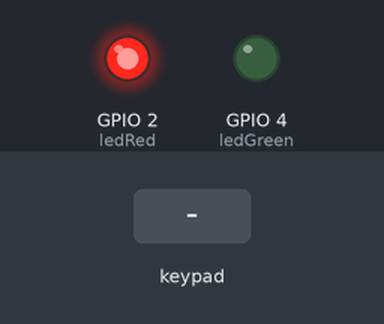
Bench run of a sketch on a simulated ESP32. Shown: output pins drawn as LEDs (lit = HIGH). The inputs (shaded band) are chosen by the test bench. WiFi joins after 1.5 s; servers stay silent unless stated; uploads are accepted with an empty reply; what the sketch prints to the serial monitor is not drawn.

Above: at 2.7 s.
2.8 s: keypad keys 5 1 8 1 9 2 1 # pressed 0.4 s apart
At 6.7 s:
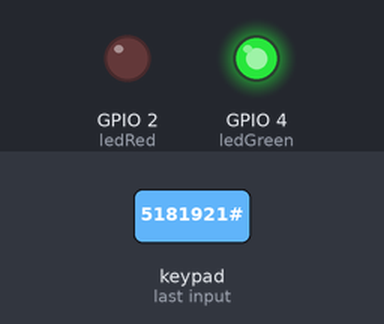
7.5 s: keypad keys 3 2 3 3 2 5 2 6 # pressed 0.4 s apart
At 11.7 s:
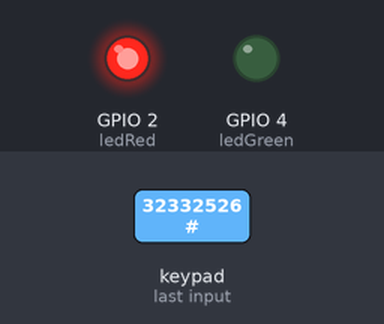
Timing chart, 0 to 13.2 s (numbered marks = the images above; inputs shaded):
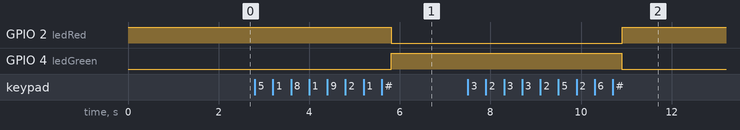

Measured:
- after the input at 2.8 s, GPIO 2 (ledRed): HIGH → LOW after 3.0 s; GPIO 4 (ledGreen): LOW → HIGH after 3.0 s
- after the input at 7.5 s, GPIO 2 (ledRed): LOW → HIGH after 3.4 s; GPIO 4 (ledGreen): HIGH → LOW after 3.4 s

The sketch:

CL_ESP32.ino
```cpp
#include <WiFi.h>
#include <HTTPClient.h>
#include <Keypad.h>

// Protótipo da função
void enviarCodigoParaAPI(String codigo);

// === CONFIG WIFI === (CORRIGIDO)
char ssid[] = "WIFI-EDUC-NB";
char password[] = "ac7ce9ss2@educanb";

// === CONFIG LED ===
const int ledRed = 2;
const int ledGreen = 4;

// === CONIFG RELAY ===
const int pinRelay = 23;

bool fechado = true;

// === ENDPOINT DA API ===
const String apiUrl = "http://10.90.146.23:7010/api/Usuarios/VerificaQRCode/";

// === CONFIG TECLADO ===
const byte ROWS = 4;
const byte COLS = 4;

char keys[ROWS][COLS] = {
  {'1','2','3','A'},
  {'4','5','6','B'},
  {'7','8','9','C'},
  {'*','0','#','D'}
};

byte rowPins[ROWS] = {5, 18, 19, 21};
byte colPins[COLS] = {32, 33, 25, 26};

Keypad keypad = Keypad(makeKeymap(keys), rowPins, colPins, ROWS, COLS);

String codigoDigitado = "";

void setup() {
  Serial.begin(115200);
  pinMode(ledRed, OUTPUT);
  digitalWrite(ledRed, HIGH); // LED ligado inicialmente
  pinMode(ledGreen, OUTPUT);
  digitalWrite(ledGreen, LOW); // LED desligado inicialmente
  digitalWrite(pinRelay, HIGH); // Liga o Rele

  WiFi.begin(ssid, password);
  Serial.print("Conectando ao WiFi...");
  while (WiFi.status() != WL_CONNECTED) {
    delay(500);
    Serial.print(".");
  }
  Serial.println("\nConectado ao WiFi com sucesso!");
  Serial.println("Digite o código e pressione '#' para enviar:");
}

void loop() {
  char tecla = keypad.getKey();

  if (fechado) {
    digitalWrite(ledRed, HIGH); // Mantém LED ligado se fechado
  } else {
    digitalWrite(ledRed, LOW);
    digitalWrite(ledGreen, HIGH);
  }

  if (tecla) {
    Serial.print(tecla);

    if (tecla == '#') {
      if (codigoDigitado.length() > 0) {
        enviarCodigoParaAPI(codigoDigitado);
        codigoDigitado = "";
        Serial.println("\nDigite o código e pressione '#' para enviar:");
      }
    } else if (tecla == '*') {
      codigoDigitado = "";
      Serial.println("\nCódigo apagado.");
    } else {
      codigoDigitado += tecla;
    }
  }
}

void enviarCodigoParaAPI(String codigo) {
  static int indice = 0;  // Variável agora é estática e modificável

  if (WiFi.status() != WL_CONNECTED) {
    Serial.println("\nErro: WiFi desconectado!");
    return;
  }

  HTTPClient http;
  String url = apiUrl + codigo;

  // Verificação adicional da URL
  url.trim();
  if (url.length() == 0 || !url.startsWith("http")) {
    Serial.println("\nErro: URL inválida!");
    return;
  }

  Serial.println("\nEnviando para: " + url);

  if (!http.begin(url)) {
    Serial.println("\nErro: Falha ao conectar com o servidor");
    return;
  }

  http.setTimeout(5000);
  http.addHeader("Content-Type", "application/json");

  int httpResponseCode = http.POST("");

  if (httpResponseCode > 0) {
    String response = http.getString();
    Serial.println("Código HTTP: " + String(httpResponseCode));
    Serial.println("Resposta: " + response);

    if (httpResponseCode == 200) {
      fechado = false;
      indice += 1;
      Serial.print("Índice: "); Serial.println(indice);
    }
  } else {
    Serial.println("\nErro detalhado:");
    Serial.println("Código: " + String(httpResponseCode));
    Serial.println("Mensagem: " + http.errorToString(httpResponseCode));
  }

  if(indice >= 2) {
    fechado = true;
    indice = 0;
    digitalWrite(ledGreen, LOW);
    Serial.println("Resetando sistema...");
  }

  http.end();
}
```
